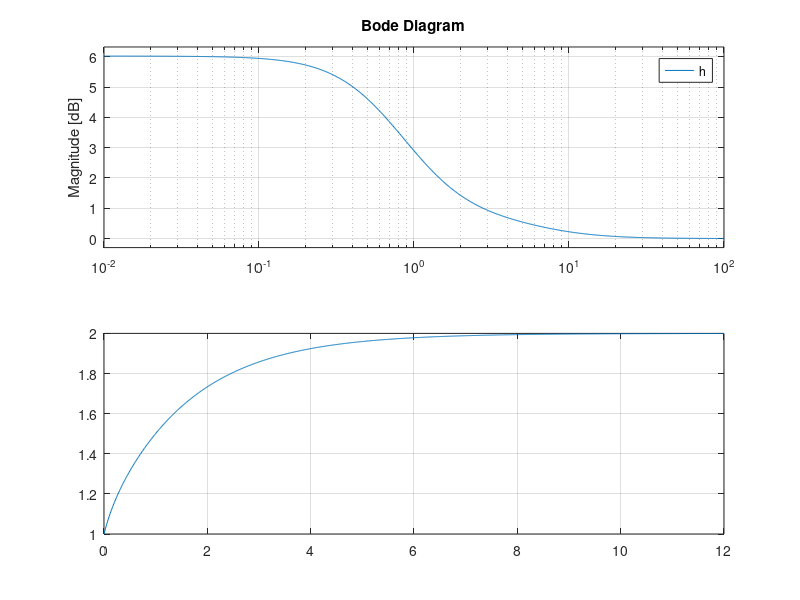

Recreate this plot in MATLAB.
clc;
close all;
num=[1 8 8]
den=[1 7 4]
[a,b,c,d]=tf2ss(num,den);
h=ss(a,b,c,d);
dcgain(h)
bode(h);
grid on
t=0:0.01:12;
y=step(h,t)
plot(t,y)
hold on
grid on

